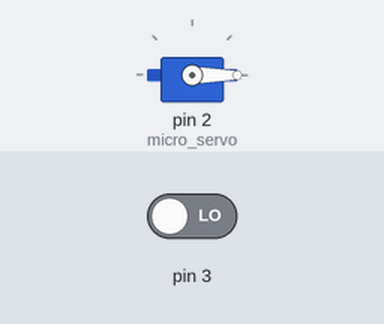
The sketch below on a simulated Arduino Uno, built with avr-gcc and run on an emulated ATmega328P. On the bench: servo. Inputs (shaded band) come from the test bench; at power-on: pin 3 LOW. Random numbers use the default seed unless the sketch sets one; what the sketch prints to the serial monitor is not drawn.

Above: at 1.2 s.
1.3 s: pin 3 driven HIGH
At 1.7 s:
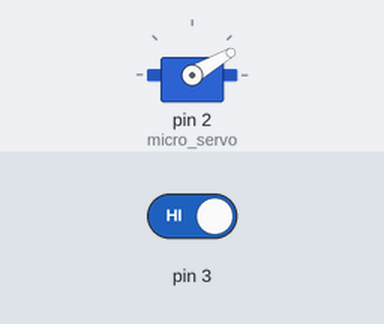
At 2.2 s:
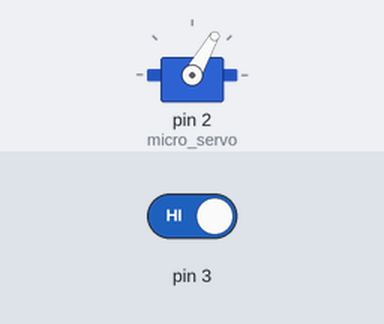
Timing chart, 0 to 8.8 s (numbered marks = the images above; inputs shaded):
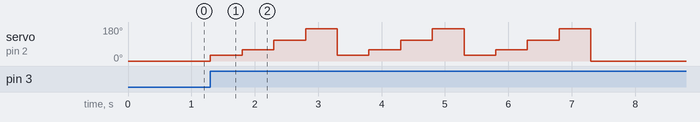

The sketch:

servoMotor.ino
```cpp
#include <Servo.h>
Servo micro_servo;

int posicion[4] = {30, 60, 110, 170};

void setup() {
  Serial.begin(9600);
  pinMode(3, INPUT);
  micro_servo.attach(2);
  micro_servo.write(0);
}

void loop() {
  int x;
  if(digitalRead(3)==1) {
    inicio();
    Serial.println("Ganador = ");
    x = random(1,5);
    Serial.println(x);
    micro_servo.write(0);
    delay(3000);
    micro_servo.write(posicion[x-1]);
    delay(100);
  }
}

void inicio() {
  for(int j=1; j<=3; j++) {
    micro_servo.write(0);
    for(int i=0; i<4; i++) {
      micro_servo.write(posicion[i]);
     delay(500);
   }
  }
}
```

Measured:
- after the input at 1.3 s, servo on pin 2 (micro_servo): 0° → 30° at once, then repeats every 2.0 s: 60° 0.50 s, 110° 0.50 s, 170° 0.50 s, 30° 0.50 s, until it stays 0° from 7.3 s
